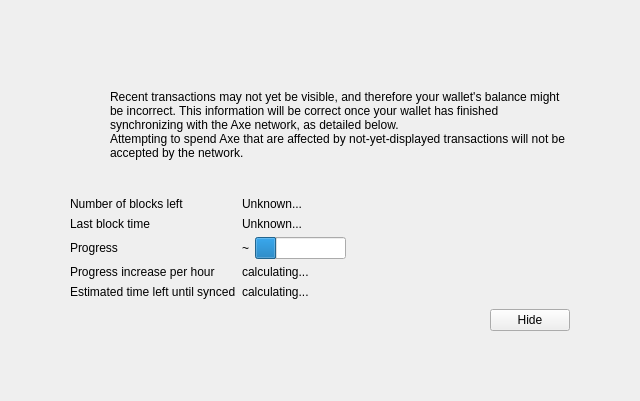
<?xml version="1.0" encoding="UTF-8"?>
<ui version="4.0">
 <class>ModalOverlay</class>
 <widget class="ModalOverlay" name="ModalOverlay">
  <property name="geometry">
   <rect>
    <x>0</x>
    <y>0</y>
    <width>640</width>
    <height>401</height>
   </rect>
  </property>
  <property name="windowTitle">
   <string>Form</string>
  </property>
  <layout class="QVBoxLayout" name="verticalLayout" stretch="0">
   <property name="sizeConstraint">
    <enum>QLayout::SetDefaultConstraint</enum>
   </property>
   <property name="leftMargin">
    <number>0</number>
   </property>
   <property name="topMargin">
    <number>0</number>
   </property>
   <property name="rightMargin">
    <number>0</number>
   </property>
   <property name="bottomMargin">
    <number>0</number>
   </property>
   <item>
    <widget class="QWidget" name="bgWidget" native="true">
     <property name="styleSheet">
      <string notr="true"/>
     </property>
     <layout class="QVBoxLayout" name="verticalLayoutMain" stretch="0">
      <property name="leftMargin">
       <number>60</number>
      </property>
      <property name="topMargin">
       <number>60</number>
      </property>
      <property name="rightMargin">
       <number>60</number>
      </property>
      <property name="bottomMargin">
       <number>60</number>
      </property>
      <item>
       <widget class="QWidget" name="contentWidget" native="true">
        <property name="styleSheet">
         <string notr="true"/>
        </property>
        <layout class="QVBoxLayout" name="verticalLayoutSub" stretch="1,0,0,0,0">
         <property name="spacing">
          <number>0</number>
         </property>
         <property name="leftMargin">
          <number>10</number>
         </property>
         <property name="topMargin">
          <number>10</number>
         </property>
         <property name="rightMargin">
          <number>10</number>
         </property>
         <property name="bottomMargin">
          <number>10</number>
         </property>
         <item>
          <layout class="QHBoxLayout" name="horizontalLayoutIconText" stretch="0,1">
           <property name="topMargin">
            <number>20</number>
           </property>
           <item>
            <layout class="QVBoxLayout" name="verticalLayoutIcon">
             <property name="leftMargin">
              <number>0</number>
             </property>
             <item>
              <widget class="QPushButton" name="warningIcon">
               <property name="enabled">
                <bool>false</bool>
               </property>
               <property name="text">
                <string/>
               </property>
               <property name="icon">
                <iconset>
                 <normaloff>:/icons/warning</normaloff>
                 <disabledoff>:/icons/warning</disabledoff>:/icons/warning</iconset>
               </property>
               <property name="iconSize">
                <size>
                 <width>48</width>
                 <height>48</height>
                </size>
               </property>
               <property name="flat">
                <bool>true</bool>
               </property>
              </widget>
             </item>
             <item>
              <spacer name="verticalSpacerWarningIcon">
               <property name="orientation">
                <enum>Qt::Vertical</enum>
               </property>
               <property name="sizeHint" stdset="0">
                <size>
                 <width>20</width>
                 <height>40</height>
                </size>
               </property>
              </spacer>
             </item>
            </layout>
           </item>
           <item>
            <layout class="QVBoxLayout" name="verticalLayoutInfoText">
             <property name="leftMargin">
              <number>0</number>
             </property>
             <property name="topMargin">
              <number>0</number>
             </property>
             <item>
              <widget class="QLabel" name="infoText">
               <property name="text">
                <string>Recent transactions may not yet be visible, and therefore your wallet's balance might be incorrect. This information will be correct once your wallet has finished synchronizing with the Axe network, as detailed below.</string>
               </property>
               <property name="textFormat">
                <enum>Qt::RichText</enum>
               </property>
               <property name="wordWrap">
                <bool>true</bool>
               </property>
              </widget>
             </item>
             <item>
              <widget class="QLabel" name="infoTextStrong">
               <property name="text">
                <string>Attempting to spend Axe that are affected by not-yet-displayed transactions will not be accepted by the network.</string>
               </property>
               <property name="textFormat">
                <enum>Qt::RichText</enum>
               </property>
               <property name="wordWrap">
                <bool>true</bool>
               </property>
              </widget>
             </item>
             <item>
              <spacer name="verticalSpacerInTextSpace">
               <property name="orientation">
                <enum>Qt::Vertical</enum>
               </property>
               <property name="sizeHint" stdset="0">
                <size>
                 <width>20</width>
                 <height>40</height>
                </size>
               </property>
              </spacer>
             </item>
            </layout>
           </item>
          </layout>
         </item>
         <item>
          <spacer name="verticalSpacerAfterText">
           <property name="orientation">
            <enum>Qt::Vertical</enum>
           </property>
           <property name="sizeHint" stdset="0">
            <size>
             <width>20</width>
             <height>40</height>
            </size>
           </property>
          </spacer>
         </item>
         <item>
          <layout class="QFormLayout" name="formLayout">
           <property name="fieldGrowthPolicy">
            <enum>QFormLayout::FieldsStayAtSizeHint</enum>
           </property>
           <property name="horizontalSpacing">
            <number>6</number>
           </property>
           <property name="verticalSpacing">
            <number>6</number>
           </property>
           <property name="topMargin">
            <number>10</number>
           </property>
           <item row="0" column="0">
            <widget class="QLabel" name="labelNumberOfBlocksLeft">
             <property name="text">
              <string>Number of blocks left</string>
             </property>
            </widget>
           </item>
           <item row="0" column="1">
            <widget class="QLabel" name="numberOfBlocksLeft">
             <property name="text">
              <string>Unknown...</string>
             </property>
            </widget>
           </item>
           <item row="1" column="0">
            <widget class="QLabel" name="labelLastBlockTime">
             <property name="text">
              <string>Last block time</string>
             </property>
            </widget>
           </item>
           <item row="1" column="1">
            <widget class="QLabel" name="newestBlockDate">
             <property name="sizePolicy">
              <sizepolicy hsizetype="Maximum" vsizetype="Preferred">
               <horstretch>0</horstretch>
               <verstretch>0</verstretch>
              </sizepolicy>
             </property>
             <property name="text">
              <string>Unknown...</string>
             </property>
            </widget>
           </item>
           <item row="2" column="0">
            <widget class="QLabel" name="labelSyncDone">
             <property name="text">
              <string>Progress</string>
             </property>
            </widget>
           </item>
           <item row="2" column="1">
            <layout class="QHBoxLayout" name="horizontalLayoutSync" stretch="0,1">
             <item>
              <widget class="QLabel" name="percentageProgress">
               <property name="text">
                <string notr="true">~</string>
               </property>
              </widget>
             </item>
             <item>
              <widget class="QProgressBar" name="progressBar">
               <property name="value">
                <number>24</number>
               </property>
               <property name="format">
                <string/>
               </property>
              </widget>
             </item>
            </layout>
           </item>
           <item row="4" column="0">
            <widget class="QLabel" name="labelProgressIncrease">
             <property name="text">
              <string>Progress increase per hour</string>
             </property>
            </widget>
           </item>
           <item row="4" column="1">
            <widget class="QLabel" name="progressIncreasePerH">
             <property name="text">
              <string>calculating...</string>
             </property>
            </widget>
           </item>
           <item row="5" column="0">
            <widget class="QLabel" name="labelEstimatedTimeLeft">
             <property name="text">
              <string>Estimated time left until synced</string>
             </property>
            </widget>
           </item>
           <item row="5" column="1">
            <widget class="QLabel" name="expectedTimeLeft">
             <property name="text">
              <string>calculating...</string>
             </property>
            </widget>
           </item>
          </layout>
         </item>
         <item>
          <layout class="QHBoxLayout" name="horizontalLayoutButtons">
           <property name="leftMargin">
            <number>10</number>
           </property>
           <property name="topMargin">
            <number>10</number>
           </property>
           <item>
            <spacer name="horizontalSpacer">
             <property name="orientation">
              <enum>Qt::Horizontal</enum>
             </property>
             <property name="sizeHint" stdset="0">
              <size>
               <width>40</width>
               <height>20</height>
              </size>
             </property>
            </spacer>
           </item>
           <item>
            <widget class="QPushButton" name="closeButton">
             <property name="text">
              <string>Hide</string>
             </property>
            </widget>
           </item>
          </layout>
         </item>
         <item>
          <layout class="QVBoxLayout" name="verticalLayout_2">
           <item>
            <spacer name="verticalSpacer">
             <property name="orientation">
              <enum>Qt::Vertical</enum>
             </property>
             <property name="sizeHint" stdset="0">
              <size>
               <width>20</width>
               <height>40</height>
              </size>
             </property>
            </spacer>
           </item>
          </layout>
         </item>
        </layout>
       </widget>
      </item>
     </layout>
    </widget>
   </item>
  </layout>
 </widget>
 <customwidgets>
  <customwidget>
   <class>ModalOverlay</class>
   <extends>QWidget</extends>
   <header>qt/modaloverlay.h</header>
   <container>1</container>
  </customwidget>
 </customwidgets>
 <resources/>
 <connections/>
</ui>
